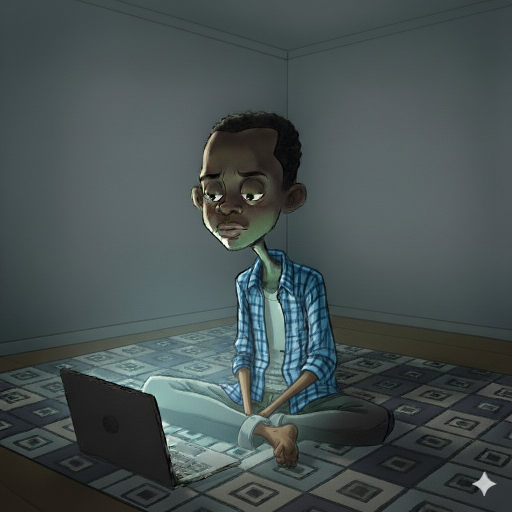
#> input picture Man.jpeg, 1024 x 1024 px (shown at 1/2 size)
$ python main.py
#> lines starting #> are read from the running program, lines starting #| are printed output that depends on the picture; after the words box and inside, x2 and y2 are one past the last pixel; in counts of white or black regions, pixels touching at a corner belong together
# Godwin Ofwono
# SEP23/BSE/3344U

from email.mime import image

import cv2
import numpy as np
import os


# Task 1: Image Loading and Analysis

def task1():
    image = cv2.imread("Man.jpeg")
#> image is the input picture: shape (1024, 1024, 3); mean B, G, R 80.8, 80.6, 70

    if image is None:
        raise FileNotFoundError("Image not found!")

    height, width, channels = image.shape
#> height = 1024; width = 1024; channels = 3
    print("Image Dimensions:", image.shape)
#| Image Dimensions: (1024, 1024, 3)

    print("Data Type:", image.dtype)
#| Data Type: uint8

    total_pixels = height * width
#> total_pixels = 1048576
    print("Total Pixels:", total_pixels)
#| Total Pixels: 1048576

    print("Minimum Pixel Value:", image.min())
#| Minimum Pixel Value: 0
    print("Maximum Pixel Value:", image.max())
#| Maximum Pixel Value: 255

    center_pixel = image[height//2, width//2]
#> center_pixel = [86, 83, 69]
    print("Center Pixel(BGR) of Center Pixel:", center_pixel)
#| Center Pixel(BGR) of Center Pixel: [86 83 69]


# Task 2: Geometric Pattern Creation
def task2():
    img = np.zeros((600,600,3), dtype=np.uint8)

    center = (300, 300)

    # Outer red circle
    cv2.circle(img, center, 250, (0,0,255), 5)

    # Middle green circle
    cv2.circle(img, center, 150, (0,255,0), 5)

    # Inner blue circle (filled)
    cv2.circle(img, center, 50, (255,0,0), -1)

    # Diagonal line
    cv2.line(img, (0,0), (600,600), (255,255,255), 2)

    # Horizontal line
    cv2.line(img, (0,300), (600,300), (255,255,255), 2)

    cv2.putText(img, "TARGET", (200,580),
                cv2.FONT_HERSHEY_SIMPLEX,
                1, (255,255,255), 2)

    cv2.imwrite("task2_target.jpg", img)

# Task 3: Color Channel Manipulation
    # Original Image
    image = cv2.imread("Man.jpeg")


    b, g, r = cv2.split(image)

    #Image with Only Red Channel
    zeros = np.zeros_like(b)
    red_img = cv2.merge([zeros, zeros, r])

    cv2.imwrite("task3_red_channel.jpg", red_img)

    #Image with Only Green Channel

    zeros = np.zeros_like(b)
    green_img = cv2.merge([zeros, g, zeros])

    cv2.imwrite("task3_green_channel.jpg", green_img)

    #Image with Only Blue Channel
    zeros = np.zeros_like(b)
    blue_img = cv2.merge([b, zeros, zeros])

    cv2.imwrite("task3_blue_channel.jpg", blue_img)

    # reconstructing back to the original image
    reconstructed_img = cv2.merge([b, g, r])
    cv2.imwrite("task3_reconstructed.jpg", reconstructed_img)

# Task 4 : Color Space Conversion

def task4():
    image = cv2.imread("Man.jpeg")
    h, w = image.shape[:2]
#> h = 1024; w = 1024

    gray = cv2.cvtColor(image, cv2.COLOR_BGR2GRAY)
    hsv = cv2.cvtColor(image, cv2.COLOR_BGR2HSV)
#> hsv: shape (1024, 1024, 3); mean H, S, V 82.7, 43.4, 82.8
    lab = cv2.cvtColor(image, cv2.COLOR_BGR2LAB)
#> lab: shape (1024, 1024, 3); mean of channels 0, 1, 2 84.3, 124.1, 126.5

    gray = cv2.cvtColor(gray, cv2.COLOR_GRAY2BGR)
#> gray: shape (1024, 1024, 3)

    image = cv2.resize(image, (400,400))
#> image: shape (400, 400, 3)
    gray = cv2.resize(gray, (400,400))
#> gray: shape (400, 400, 3)
    hsv = cv2.resize(hsv, (400,400))
#> hsv: shape (400, 400, 3); mean H, S, V 82.7, 43.4, 82.7
    lab = cv2.resize(lab, (400,400))
#> lab: shape (400, 400, 3); mean of channels 0, 1, 2 84.2, 124.1, 126.4

    top = np.hstack((image, gray))
    bottom = np.hstack((hsv, lab))
#> bottom: shape (400, 800, 3); mean H, S, V 83.4, 83.7, 104.6
    combined = np.vstack((top, bottom))

    cv2.imwrite("task4_color_spaces.jpg", combined)

    # HSV best for red object detection (separates hue from lighting)
    # LAB better for skin detection (separates lightness from color)

#Task 5 : Image Resizing and Scaling

def task5():
    image = cv2.imread("Man.jpeg")
    h, w = image.shape[:2]
#> h = 1024; w = 1024

    exact = cv2.resize(image, (400,300))

    half = cv2.resize(image, (w//2, h//2))

    new_w = 800
    new_h = int(h * (new_w / w))
#> new_h = 800
    width_scaled = cv2.resize(image, (new_w, new_h))

    nearest = cv2.resize(image, (400,300), interpolation=cv2.INTER_NEAREST)
    linear = cv2.resize(image, (400,300), interpolation=cv2.INTER_LINEAR)
    cubic = cv2.resize(image, (400,300), interpolation=cv2.INTER_CUBIC)

    cv2.imwrite("task5_resized.jpg", half)

# Task 6
def rotate(image, angle):
    h, w = image.shape[:2]
    center = (w//2, h//2)

    M = cv2.getRotationMatrix2D(center, angle, 1.0)

    cos = abs(M[0,0])
    sin = abs(M[0,1])

    new_w = int((h*sin) + (w*cos))
    new_h = int((h*cos) + (w*sin))

    M[0,2] += (new_w/2) - center[0]
    M[1,2] += (new_h/2) - center[1]

    return cv2.warpAffine(image, M, (new_w, new_h))


def task6():
    image = cv2.imread("Man.jpeg")

    angles = [30,60,90,135,180]
    imgs = []

    for a in angles:
        r = rotate(image, a)
        r = cv2.resize(r, (400,400))
        cv2.putText(r, f"{a}°", (20,40),
                    cv2.FONT_HERSHEY_SIMPLEX, 1, (0,255,0), 2)
        imgs.append(r)
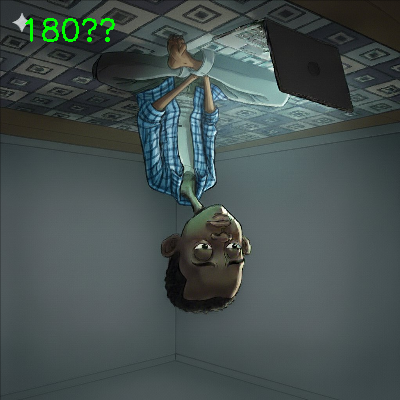
#> r: shape (400, 400, 3); mean B, G, R 80.4, 81.3, 69.6
#> after the loop, imgs = 5 items

    blank = np.zeros((400,400,3), dtype=np.uint8)

    top = np.hstack((imgs[0], imgs[1], imgs[2]))
#> top: shape (400, 1200, 3)
    bottom = np.hstack((imgs[3], imgs[4], blank))
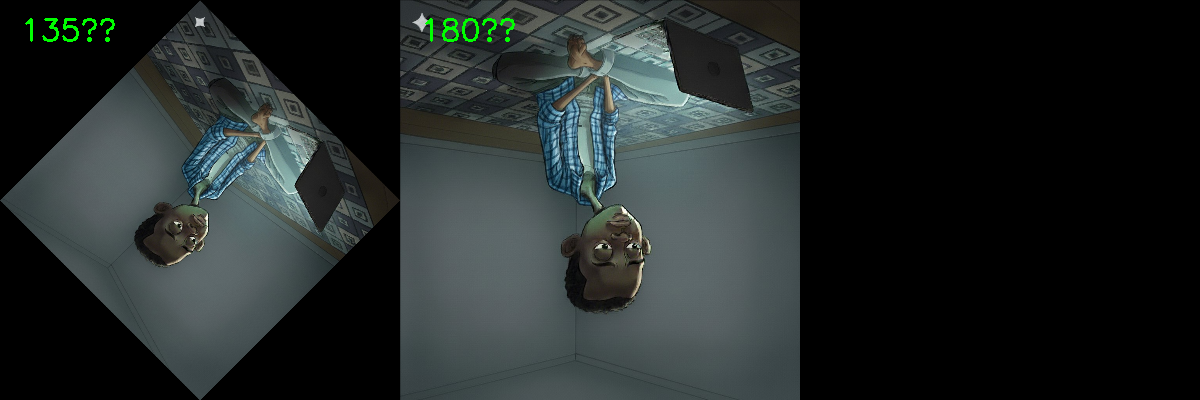
#> bottom: shape (400, 1200, 3); mean of channels 0, 1, 2 40.3, 40.9, 34.9; drawn as B, G, R

    final = np.vstack((top, bottom))
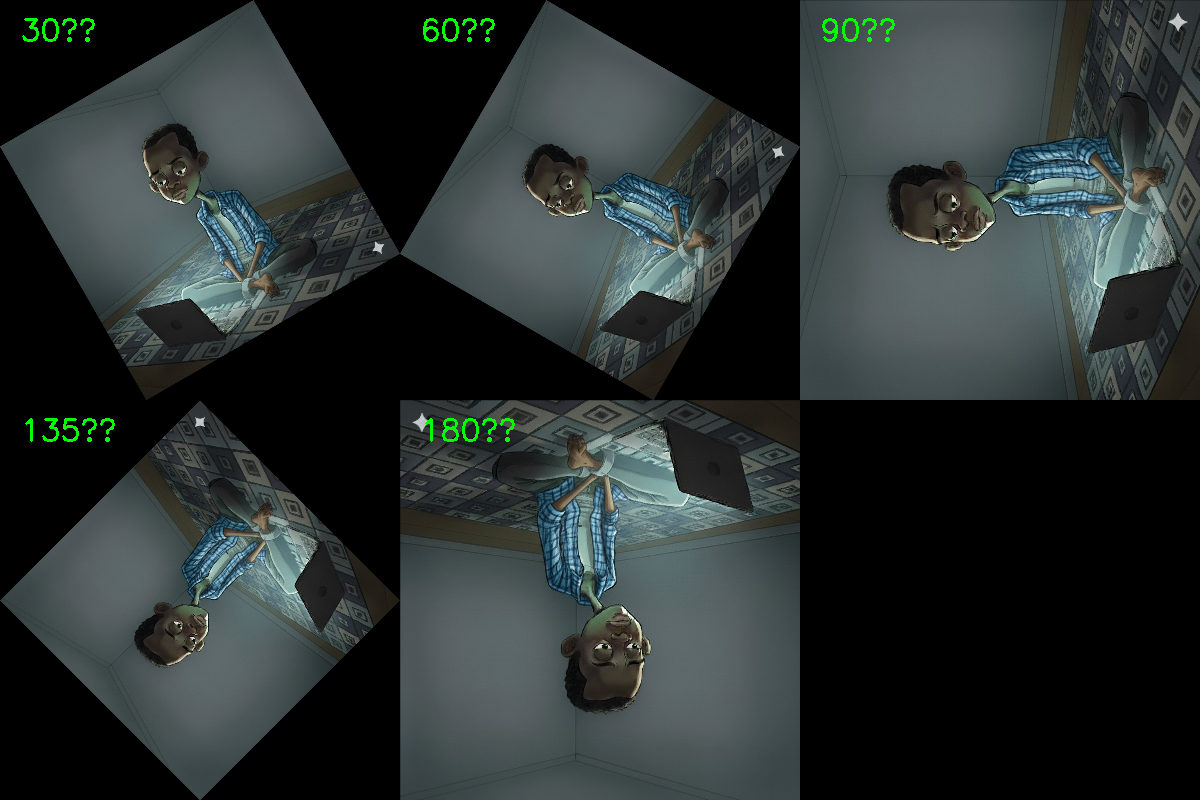
#> final: shape (800, 1200, 3); mean of channels 0, 1, 2 48, 48.6, 41.5; drawn as B, G, R

    cv2.imwrite("task6_rotations.jpg", final)

# Task 7 : Image Cropping Techniques
def task7():
    image = cv2.imread("Man.jpeg")
    h, w = image.shape[:2]
#> h = 1024; w = 1024

    center_crop = image[h//4:3*h//4, w//4:3*w//4]
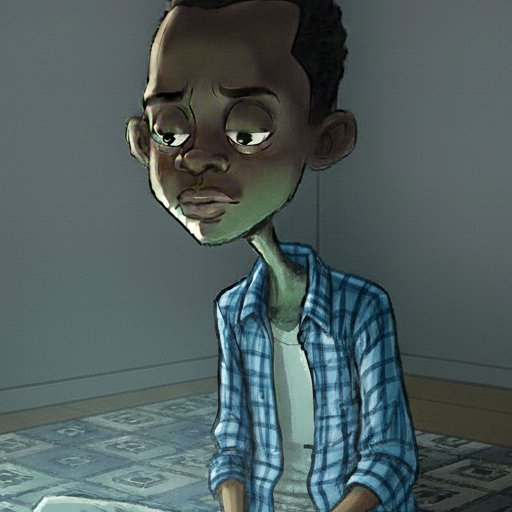
#> center_crop: shape (512, 512, 3); mean B, G, R 94.1, 93.2, 78.5
    cv2.imwrite("task7_center_crop.jpg", center_crop)

    min_dim = min(h,w)
#> min_dim = 1024
    square = image[0:min_dim, 0:min_dim]
    cv2.imwrite("task7_square_crop.jpg", square)

    roi = image[100:400, 100:400]
    cv2.imwrite("task7_roi_crop.jpg", roi)

    os.makedirs("task7_grid", exist_ok=True)

    cell_h = h//3
#> cell_h = 341
    cell_w = w//3
#> cell_w = 341

    for r in range(3):
        for c in range(3):
            cell = image[r*cell_h:(r+1)*cell_h,
                         c*cell_w:(c+1)*cell_w]

            cv2.imwrite(f"task7_grid/grid_row{r+1}_col{c+1}.jpg", cell)
#> this loop made 3 passes
#> pass 1, in task7, `cv2.imwrite(f"task7_grid/grid_row{r+1}_col{c+1}.jpg", cell)`:
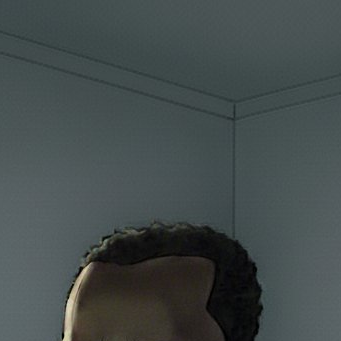
#> saved as grid_row1_col2.jpg: shape (341, 341, 3); mean B, G, R 75.6, 75.7, 67.2

# Task 8 : Bluurring Techniques Comparison
def add_noise(image, amount=0.02):
#> called with amount = 0.02
    noisy = image.copy()
    h, w = image.shape[:2]
#> h = 1024
    num = int(amount*h*w)

    for _ in range(num):
        y = np.random.randint(0,h)
        x = np.random.randint(0,w)
        noisy[y,x] = [255,255,255]
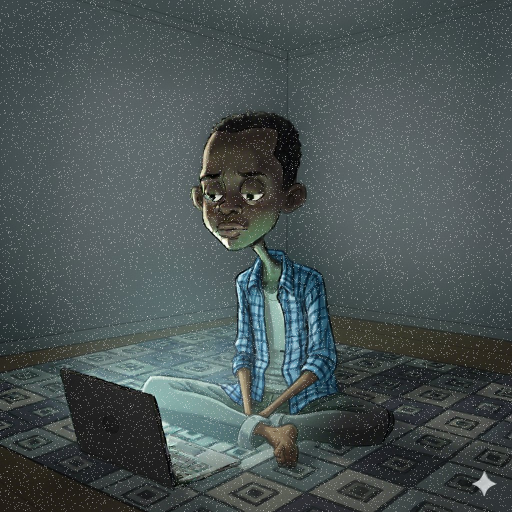
#> noisy: shape (1024, 1024, 3) (shown at 1/2 size); 1.98% of pixels changed, all inside (x1, y1, x2, y2) = (0, 0, 1024, 1024)

    for _ in range(num):
        y = np.random.randint(0,h)
        x = np.random.randint(0,w)
        noisy[y,x] = [0,0,0]
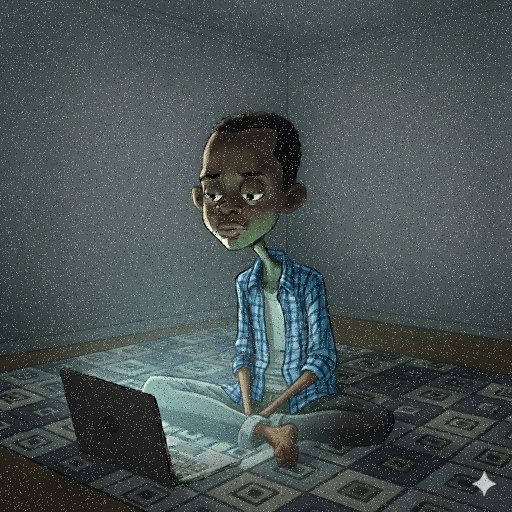
#> noisy: shape (1024, 1024, 3) (shown at 1/2 size); 1.98% of pixels changed, all inside (x1, y1, x2, y2) = (0, 0, 1024, 1024)

    return noisy


def task8():
    image = cv2.imread("Man.jpeg")
    noisy = add_noise(image)

    avg = cv2.blur(noisy,(5,5))
    gauss = cv2.GaussianBlur(noisy,(5,5),0)
    median = cv2.medianBlur(noisy,5)
    bilateral = cv2.bilateralFilter(noisy,9,75,75)

    imgs = [noisy, gauss, median, bilateral]
    imgs = [cv2.resize(i,(400,400)) for i in imgs]
#> imgs = 4 items

    top = np.hstack((imgs[0], imgs[1]))
    bottom = np.hstack((imgs[2], imgs[3]))

    final = np.vstack((top,bottom))

    cv2.imwrite("task8_blur_comparison.jpg", final)

    # Median best removes salt-pepper noise
    # Bilateral preserves edges best
    # Larger kernel = more blur, less detail

if __name__ == "__main__":
    task1()
    task2()
    task4()
    task5()
    task6()
    task7()
    task8()
